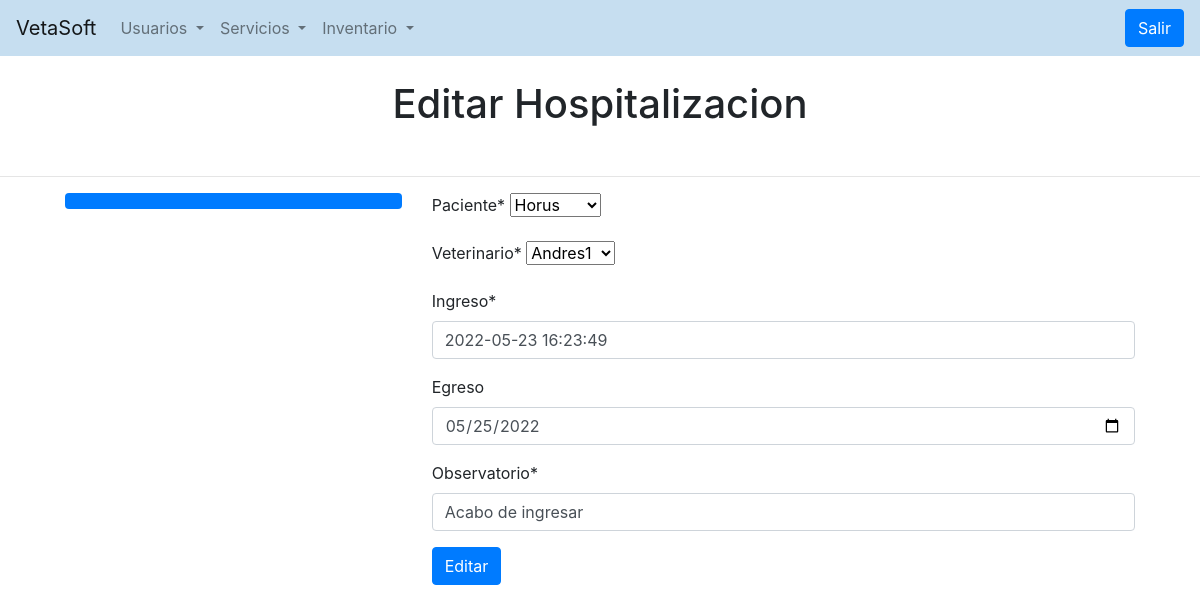
The page /modificar-hospitalizacion/1/ (signed in) on the database its author committed.
### servicios/models.py (models this page shows, shortened)
class hospitalizacion(models.Model):
    paciente = models.ForeignKey(pacientes, on_delete=models.CASCADE)
    veterinario = models.ForeignKey(veterinario, on_delete=models.CASCADE)
    ingreso = models.DateTimeField(default=datetime.datetime.now)
    egreso = models.DateField(blank=True, null=True)
    observatorio = models.CharField(max_length=250)
    class Meta:
        verbose_name = "Hospitalizacion"

### servicios/views.py (the view, shortened to what this page needs)
# urls.py: path('modificar-hospitalizacion/<id>/', views.modificar_hospitalizacion, name="modificar_hospitalizacion"),
@login_required
def modificar_hospitalizacion(request, id):
    citas = get_object_or_404(hospitalizacion, id=id)
    data = {'formu': FormularioHospi(instance=citas)}
    return render(request, "servicios/modificar_hospitalizacion.html", data)

### servicios/forms.py
class FormularioHospi(forms.ModelForm):
    class Meta:
        model = hospitalizacion
        fields = '__all__'
        widgets = {'ingreso': DateTimeInput(attrs={'type':'datetime'}),
        'egreso':DateInput(attrs={'type':'date'})}

### usuarios/models.py (called while the page is built)
    def __str__(self):
        return self.nombre

    def __str__(self):
        return self.nombre_veterinario

### servicios/templates/servicios/modificar_hospitalizacion.html (shortened to what this page needs)
{% extends  'registration/base.html' %}
{% load crispy_forms_tags %}
{% block content %}
<br>
<center><h1>Editar Hospitalizacion</h1></center>
<br>
<hr style="width: 1200px;">
<div class="row" style="margin-left: 50px; margin-right: 50px;">
    <div class="col-4">
      <div class="nav flex-column nav-pills" id="v-pills-tab" role="tablist" aria-orientation="vertical">
        <a class="nav-link active" id="v-pills-home-tab" data-toggle="pill" href="#v-pills-home" role="tab" aria-controls="v-pills-home" aria-selected="true"></a>
        <a class="nav-link" id="v-pills-profile-tab" data-toggle="pill" href="#v-pills-profile" role="tab" aria-controls="v-pills-profile" aria-selected="false"></a>
      </div>
    </div>
    <div class="col-8">
      <div class="tab-content" id="v-pills-tabContent">
        <div class="tab-pane fade show active" id="v-pills-home" role="tabpanel" aria-labelledby="v-pills-home-tab"><form action="" method="POST">
          {{formu|crispy}}
        <button type="submit" class="btn btn-primary">Editar</button>
          </form></div>
      </div>
    </div>
  </div>
{% endblock %}

### rows shown on the page
hospitalizacion: paciente "Horus", veterinario "Andres1", ingreso "2022-05-23 16:23:49", egreso "05/25/2022", observatorio "Acabo de ingresar"
